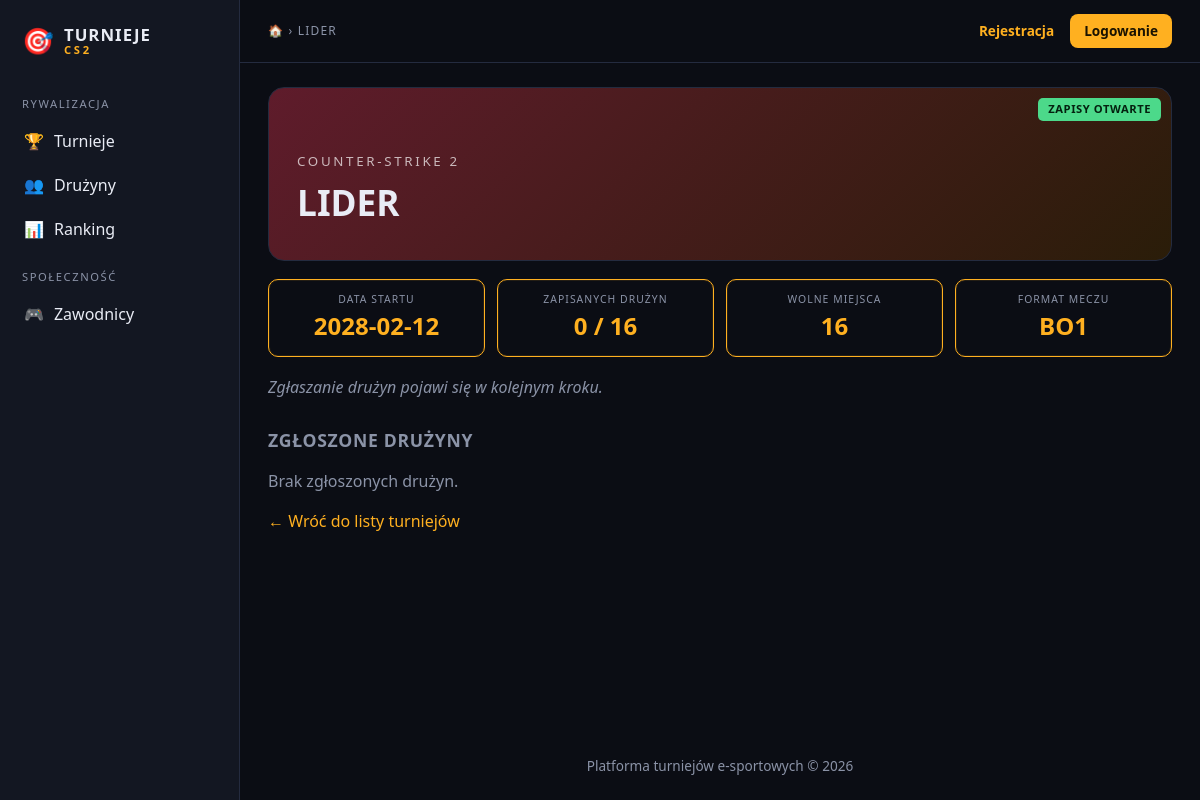
Screenshot of /Strona/turnieje/turniej.php?id=1 with the database file from the repository.
### tables this page shows
CREATE TABLE `turniej` (
  `id_turnieju` int(11) NOT NULL,
  `nazwa` varchar(100) NOT NULL,
  `dyscyplina` varchar(60) NOT NULL DEFAULT 'Counter-Strike 2',
  `format_meczu` varchar(3) NOT NULL DEFAULT 'BO1',
  `limit_druzyn` int(11) NOT NULL,
  `data_startu` date NOT NULL,
  `status` varchar(20) NOT NULL DEFAULT 'szkic',
  `id_administratora` int(11) NOT NULL,
  `id_zwyciezcy` int(11) DEFAULT NULL
);

### Strona/turnieje/includes/db.php (called while the page is built, shortened)
<?php
function db(): PDO {
    static $pdo = null;
    if ($pdo === null) {
        $pdo = new PDO(
            'mysql:host=' . DB_HOST . ';dbname=' . DB_NAME . ';charset=utf8mb4',
            DB_USER, DB_PASS,
            [
                PDO::ATTR_ERRMODE            => PDO::ERRMODE_EXCEPTION,
                PDO::ATTR_DEFAULT_FETCH_MODE => PDO::FETCH_ASSOC,
                PDO::ATTR_EMULATE_PREPARES   => false,
            ]
        );
    }
    return $pdo;
}

### Strona/turnieje/includes/auth.php (called while the page is built, shortened)
<?php
require_once __DIR__ . '/db.php';
function e($tekst): string {
    return htmlspecialchars((string)$tekst, ENT_QUOTES, 'UTF-8');
}
function zalogowany(): bool { return isset($_SESSION['uzytkownik']); }

### Strona/turnieje/includes/karty.php (called while the page is built, shortened)
<?php
function etykietaStatusu(string $s): string {
    return ['otwarty' => 'Zapisy otwarte', 'w trakcie' => 'W trakcie', 'zakończony' => 'Zakończony',
            'anulowany' => 'Anulowany', 'szkic' => 'Szkic'][$s] ?? $s;
}
function klasaStatusu(string $s): string {
    return ['otwarty' => 'otwarty', 'w trakcie' => 'trakcie', 'zakończony' => 'koniec',
            'anulowany' => 'anulowany', 'szkic' => 'szkic'][$s] ?? 'szkic';
}
    ?>

### Strona/turnieje/turniej.php (the view, shortened to what this page needs)
<?php
require_once 'includes/auth.php';
$id = (int)($_GET['id'] ?? 0);
$st = db()->prepare('SELECT t.*, d.nazwa AS zwyciezca FROM turniej t
                     LEFT JOIN druzyna d ON d.id_druzyny = t.id_zwyciezcy
                     WHERE t.id_turnieju = ?');
$st->execute([$id]);
$t = $st->fetch();
$st = db()->prepare("SELECT d.nazwa, z.data_zgloszenia FROM zgloszenie z
                     JOIN druzyna d ON d.id_druzyny = z.id_druzyny
                     WHERE z.id_turnieju = ? AND z.status = 'przyjęte'
                     ORDER BY z.data_zgloszenia, d.nazwa");
$st->execute([$id]);
$druzyny = $st->fetchAll();
$wolne = max(0, (int)$t['limit_druzyn'] - count($druzyny));
$h = crc32($t['nazwa']) % 360;
$tytul = $t['nazwa'];
require 'includes/header.php';
?>
<section class="baner-turnieju" style="--h:<?= (int)$h ?>">
  <span class="plakietka st-<?= e(klasaStatusu($t['status'])) ?>"><?= e(etykietaStatusu($t['status'])) ?></span>
  <small><?= e($t['dyscyplina']) ?></small>
  <h1><?= e($t['nazwa']) ?></h1>
</section>
<div class="info-kafle">
  <div class="stat"><small>Data startu</small><b><?= e($t['data_startu']) ?></b></div>
  <div class="stat"><small>Zapisanych drużyn</small><b><?= count($druzyny) ?> / <?= (int)$t['limit_druzyn'] ?></b></div>
  <div class="stat"><small>Wolne miejsca</small><b><?= $wolne ?></b></div>
  <div class="stat"><small>Format meczu</small><b><?= e($t['format_meczu']) ?></b></div>
</div>
<?php if ($t['status'] === 'otwarty'): ?>
  <p class="przygaszony"><em>Zgłaszanie drużyn pojawi się w kolejnym kroku.</em></p>
<?php elseif (in_array($t['status'], ['w trakcie', 'zakończony'], true)): ?>
  <p class="przygaszony"><em>Drabinka turniejowa pojawi się w kolejnym kroku.</em></p>
<?php endif; ?>
<h2>Zgłoszone drużyny</h2>
<?php if (!$druzyny): ?>
  <p class="przygaszony">Brak zgłoszonych drużyn.</p>
<?php endif; ?>
<p><a href="turnieje.php">&larr; Wróć do listy turniejów</a></p>
<?php require 'includes/footer.php'; ?>

### Strona/turnieje/includes/header.php (shortened to what this page needs)
<?php
require_once __DIR__ . '/auth.php';
require_once __DIR__ . '/karty.php';
function aktywne(string $sciezka): string {
    return ($_SERVER['SCRIPT_NAME'] === BASE_URL . '/' . $sciezka) ? ' aktywne' : '';
}
$wDruzynach  = strpos(basename($_SERVER['SCRIPT_NAME']), 'druzyn') === 0;
?>
<!DOCTYPE html>
<html lang="pl">
<head>
  <link rel="stylesheet" href="<?= BASE_URL ?>/assets/style.css">
</head>
<body>
<div class="uklad">
  <aside class="boczne">
    <a class="logo" href="<?= BASE_URL ?>/index.php">🎯 <span>TURNIEJE<small>CS2</small></span></a>
    <nav>
      <p class="sekcja">Rywalizacja</p>
      <a class="poz<?= aktywne('turnieje.php') ?>" href="<?= BASE_URL ?>/turnieje.php">🏆 <span>Turnieje</span></a>
      <a class="poz<?= $wDruzynach ? ' aktywne' : '' ?>" href="<?= BASE_URL ?>/druzyny.php">👥 <span>Drużyny</span></a>
      <a class="poz<?= aktywne('ranking.php') ?>" href="<?= BASE_URL ?>/ranking.php">📊 <span>Ranking</span></a>
      <p class="sekcja">Społeczność</p>
      <a class="poz<?= aktywne('zawodnicy.php') ?>" href="<?= BASE_URL ?>/zawodnicy.php">🎮 <span>Zawodnicy</span></a>
    </nav>
  </aside>
  <div class="glowna">
    <header class="gora">
      <span class="sciezka"><a href="<?= BASE_URL ?>/index.php">🏠</a> &rsaquo; <?= e(mb_strtoupper($tytul ?? 'Strona główna')) ?></span>
      <div class="konto">
        <?php if (zalogowany()): ?>
          <a class="nick" href="<?= BASE_URL ?>/konto.php">👤 <?= e(uzytkownik()['nick']) ?></a>
          <a href="<?= BASE_URL ?>/logout.php">Wyloguj</a>
        <?php else: ?>
          <a href="<?= BASE_URL ?>/register.php">Rejestracja</a>
          <a class="przycisk maly" href="<?= BASE_URL ?>/login.php">Logowanie</a>
        <?php endif; ?>
      </div>
    </header>
    <main class="kontener">

### Strona/turnieje/assets/style.css (style rules this page uses)
:root { --bg:#0b0d14; --panel:#131722; --panel2:#1a2030; --linia:#242b3f; --tekst:#e9ecf5; --przyg:#8b93a7; --akcent:#ffb020; --akcent-t:#1a1200; --blad:#ff6b6b; --ok:#4cd98a; }
* { box-sizing:border-box }
html { scroll-behavior:smooth }
body { margin:0;font-family:system-ui,"Segoe UI",Roboto,Arial,sans-serif;background:var(--bg);color:var(--tekst);line-height:1.5 }
a { color:var(--akcent);text-decoration:none }
h1 { font-size:1.9rem;margin:.2em 0 .6em }
h2 { font-size:1.1rem;letter-spacing:.04em;text-transform:uppercase;color:var(--przyg);margin:1.6em 0 .8em }
.przygaszony { color:var(--przyg) }
.uklad { display:flex;min-height:100vh }
.boczne { width:240px;flex-shrink:0;background:var(--panel);border-right:1px solid var(--linia); padding:18px 12px;position:sticky;top:0;height:100vh;overflow-y:auto }
.logo { display:flex;align-items:center;gap:10px;font-size:1.6rem;color:var(--tekst);padding:4px 10px 18px }
.logo span { display:flex;flex-direction:column;font-weight:800;font-size:1.05rem;line-height:1.1;letter-spacing:.06em }
.logo small { color:var(--akcent);font-size:.7rem;letter-spacing:.25em }
.sekcja { margin:18px 10px 6px;font-size:.7rem;letter-spacing:.14em;text-transform:uppercase;color:var(--przyg) }
.poz { display:flex;align-items:center;gap:10px;padding:10px 12px;border-radius:8px;color:var(--tekst);font-weight:500 }
.glowna { flex:1;min-width:0;display:flex;flex-direction:column }
.gora { display:flex;justify-content:space-between;align-items:center;gap:12px;padding:14px 28px; border-bottom:1px solid var(--linia);background:var(--bg);position:sticky;top:0;z-index:5 }
.sciezka { font-size:.75rem;letter-spacing:.1em;color:var(--przyg) }
.konto { display:flex;align-items:center;gap:16px;font-size:.85rem;font-weight:600 }
.kontener { width:100%;max-width:1200px;margin:0 auto;padding:24px 28px;flex:1 }
button,.przycisk { display:inline-block;padding:10px 18px;border:0;border-radius:8px;background:var(--akcent); color:var(--akcent-t);font-weight:700;cursor:pointer;font-size:.95rem }
.przycisk.maly { padding:7px 14px;font-size:.85rem }
.stat { background:var(--bg);border:1px solid var(--akcent);border-radius:10px;padding:12px 16px;text-align:center; box-shadow:0 0 0 1px rgba(255,176,32,.1) inset }
.stat small { display:block;font-size:.65rem;letter-spacing:.1em;text-transform:uppercase;color:var(--przyg) }
.stat b { font-size:1.5rem;color:var(--akcent) }
.info-kafle { display:grid;grid-template-columns:repeat(auto-fit,minmax(150px,1fr));gap:12px;margin:18px 0 }
.plakietka { position:absolute;top:10px;right:10px;padding:3px 10px;border-radius:5px;font-size:.7rem;font-weight:700; text-transform:uppercase;letter-spacing:.05em;background:#000;color:#fff }
.plakietka.st-otwarty { background:var(--ok);color:#04210f }
.baner-turnieju { position:relative;padding:60px 28px 28px;border-radius:16px;border:1px solid var(--linia); background:linear-gradient(135deg,hsl(var(--h) 55% 24%),hsl(calc(var(--h) + 50) 65% 10%)) }
.baner-turnieju small { text-transform:uppercase;letter-spacing:.2em;color:#ffffffb0 }
.baner-turnieju h1 { margin:.1em 0;font-size:2.2rem;text-transform:uppercase }

### rows the page displays
turniej: nazwa "LIDER", status "ZAPISY OTWARTE", dyscyplina "COUNTER-STRIKE 2", data_startu "2028-02-12", limit_druzyn "16", format_meczu "BO1"

### other values shown
count($druzyny) "0"
